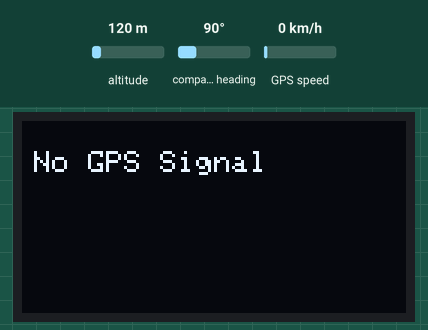
This sketch was run on a simulated ESP32. Parts: 128×64 one-colour display. The test bench sets the inputs (shaded band); at power-on: GPS speed 0 km/h, altitude 120 m, compass heading 90°. The GPS gets a fix after 3 s at 37.7749, -122.4194 with 8 satellites; what the sketch prints to the serial monitor is not drawn.

Above: at 2.6 s.
2.7 s: GPS speed set to 2 km/h
At 5.3 s:
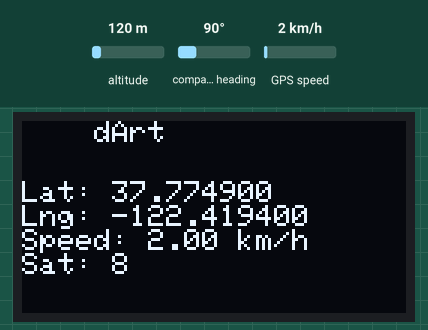
5.6 s: GPS speed set to 30 km/h
At 8.0 s:
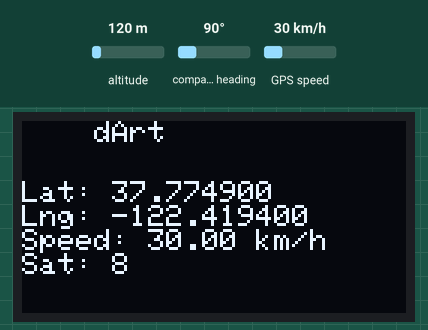
8.6 s: GPS speed set to 60 km/h
Timing chart, 0 to 11.6 s (numbered marks = the images above; inputs shaded):
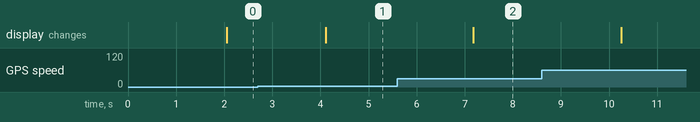

The sketch:

displayGps.ino
```cpp
#include <Wire.h>
#include <Adafruit_GFX.h>
#include <Adafruit_SSD1306.h>
#include <TinyGPS++.h>

#define RXD2 16
#define TXD2 17
HardwareSerial neogps(1);
char   datoCmd = 0;


#define NMEA 0
#define SCREEN_WIDTH 128 // OLED width,  in pixels
#define SCREEN_HEIGHT 64 // OLED height, in pixels
Adafruit_SSD1306 oled(SCREEN_WIDTH, SCREEN_HEIGHT, &Wire, -1);

TinyGPSPlus gps;

void setup() {
  Serial.begin(115200);
  neogps.begin(9600, SERIAL_8N1, RXD2, TXD2);

  if (!oled.begin(SSD1306_SWITCHCAPVCC, 0x3C)) {
    Serial.println(F("Failed to initialize SSD1306 OLED display"));
    while (1);
  }

  delay(1000);
  oled.clearDisplay();
  oled.setTextSize(1);
  oled.setTextColor(WHITE);
}

void loop() {
  if (NMEA)
 {
    while (neogps.available())
    {
     datoCmd  = (char)neogps.read();
     Serial.print (datoCmd );
    }
 }

 else
 {
  boolean newData = false;
  for (unsigned long start = millis(); millis() - start < 1000;)
  {
    while (neogps.available())
    {
      if (gps.encode(neogps.read()))
      {
        newData = true;
      }
    }
  }

  if(newData == true)
  {
    newData = false;
    Serial.print("Numero de Satelites: ");
    Serial.println(gps.satellites.value());
    ActualizarPantallaOLED();
  }
  else
  {

  }

 }
}


void ActualizarPantallaOLED() {
  oled.clearDisplay();

  if (gps.location.isValid())
  {
    oled.setCursor(24, 0);
    oled.println("dArt");
    oled.setCursor(0, 20);
    oled.println("Lat: " + String(gps.location.lat(), 6));
    oled.println("Lng: " + String(gps.location.lng(), 6));
    oled.println("Speed: " + String(gps.speed.kmph()) + " km/h");
    oled.println("Sat: " + String(gps.satellites.value()));
    oled.display();
  }
  else
  {
    oled.setCursor(4, 10);
    oled.println("No GPS Signal");
    oled.display();
  }
}
```

Measured:
- after the input at 2.7 s, the display: changes after 1.4 s (image 1)
- after the input at 5.6 s, the display: changes after 1.6 s (image 2)
